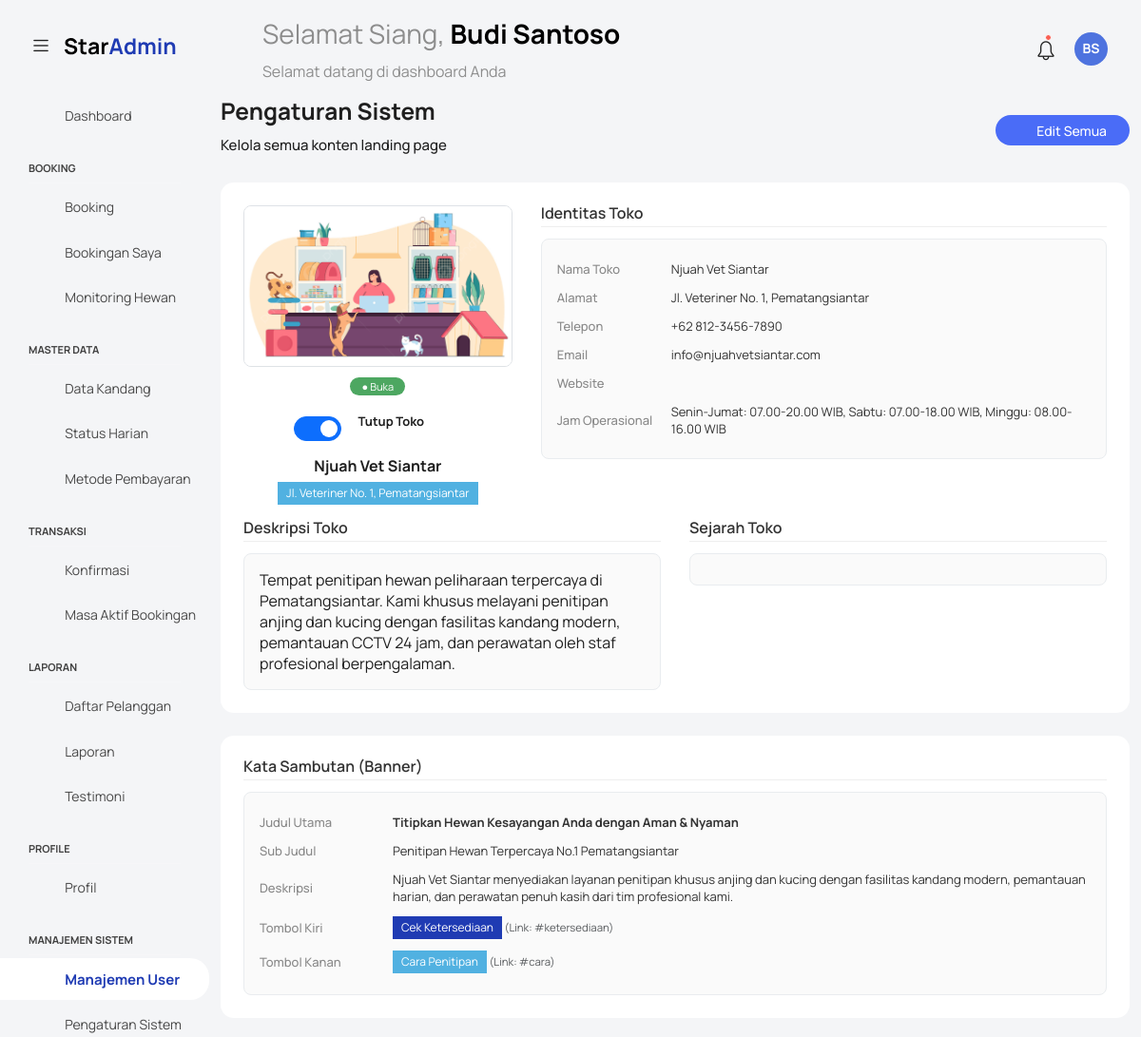
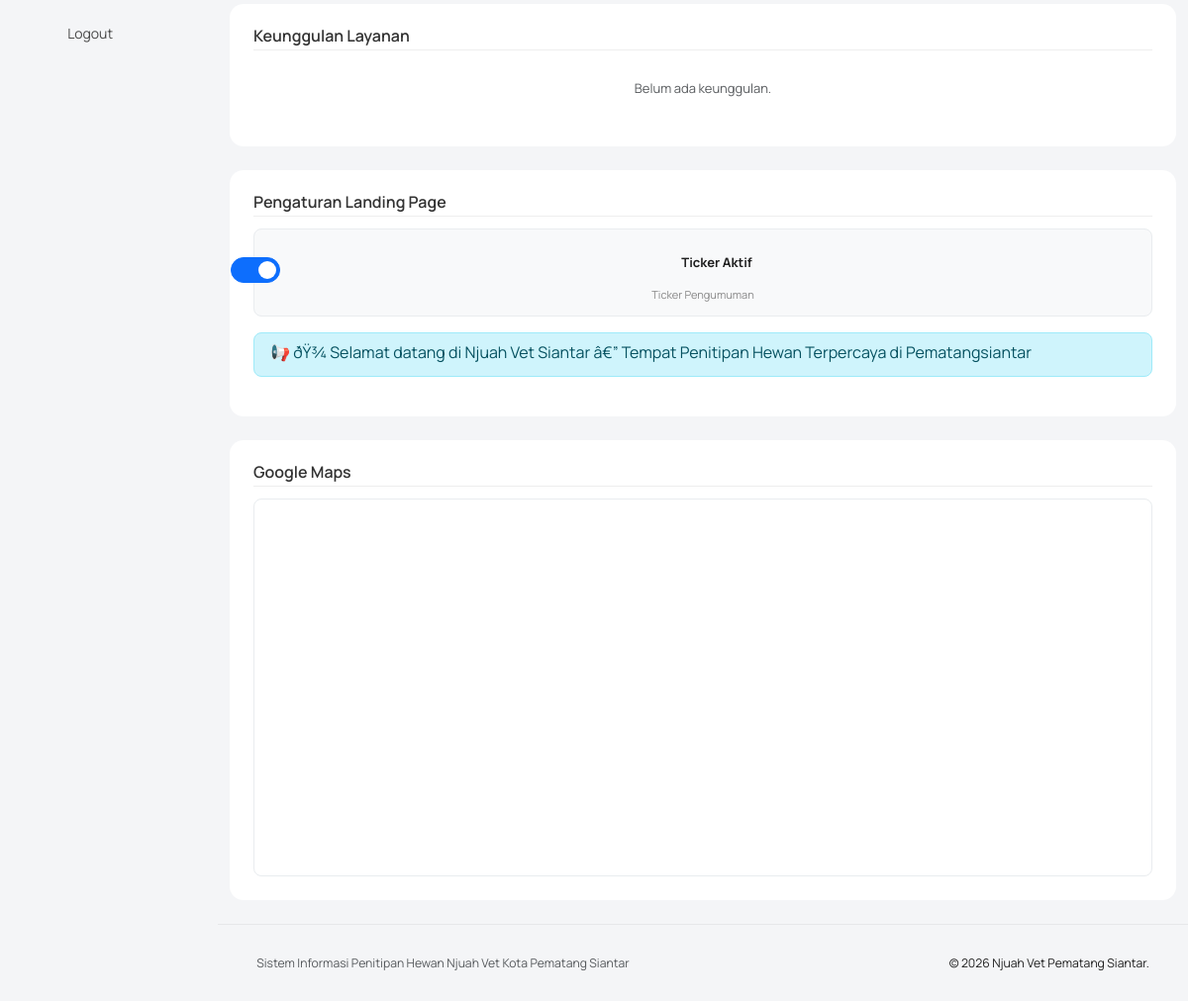
/pengaturan_sistem/index.php (signed in), run on the app's committed database (2 pictures, top to bottom).
### tables this page shows
CREATE TABLE `pengaturan_umum` (
  `id` int(11) NOT NULL,
  `nama_toko` varchar(100) DEFAULT 'Njuah Vet Siantar',
  `alamat` varchar(255) DEFAULT NULL,
  `telepon` varchar(20) DEFAULT NULL,
  `email` varchar(100) DEFAULT NULL,
  `website` varchar(100) DEFAULT NULL,
  `jam_operasional` varchar(255) DEFAULT NULL,
  `deskripsi_toko` text DEFAULT NULL,
  `sejarah_toko` text DEFAULT NULL,
  `google_maps_embed` text DEFAULT NULL,
  `foto_toko` varchar(255) DEFAULT NULL,
  `jumlah_kandang_tampil` int(11) DEFAULT 10,
  `jumlah_testimoni_tampil` int(11) DEFAULT 3,
  `status_toko` enum('buka','tutup') DEFAULT 'buka',
  `ticker_teks` text DEFAULT NULL,
  `ticker_aktif` tinyint(1) DEFAULT 1,
  `created_at` datetime DEFAULT current_timestamp(),
  `updated_at` datetime DEFAULT current_timestamp() ON UPDATE current_timestamp()
);

CREATE TABLE `banner` (
  `id` int(11) NOT NULL,
  `judul_utama` varchar(255) DEFAULT NULL,
  `sub_judul` varchar(255) DEFAULT NULL,
  `deskripsi` text DEFAULT NULL,
  `tombol_kiri_teks` varchar(100) DEFAULT NULL,
  `tombol_kiri_link` varchar(255) DEFAULT NULL,
  `tombol_kanan_teks` varchar(100) DEFAULT NULL,
  `tombol_kanan_link` varchar(255) DEFAULT NULL,
  `gambar_banner` varchar(255) DEFAULT NULL
);

### pengaturan_sistem/index.php (the view, shortened to what this page needs)
<?php
require '../templates/header.php';
require '../templates/sidebar.php';
$umum = mysqli_fetch_assoc(mysqli_query($koneksi, "SELECT * FROM pengaturan_umum LIMIT 1"));
$banner = mysqli_fetch_assoc(mysqli_query($koneksi, "SELECT * FROM banner LIMIT 1"));
$keunggulan = mysqli_query($koneksi, "SELECT * FROM keunggulan ORDER BY urutan ASC");
function getVal($data, $key, $default = '') {
    return $data[$key] ?? $default;
}
?>
<div class="main-panel">
    <?php require '../templates/navbar.php'; ?>
    <div class="container">
        <div class="page-inner">
            <div class="d-flex align-items-center justify-content-between pt-2 pb-4">
                <div>
                    <h3 class="fw-bold mb-3">Pengaturan Sistem</h3>
                    <h6 class="op-7 mb-2">Kelola semua konten landing page</h6>
                </div>
                <div>
                    <a href="edit.php" class="btn btn-primary btn-round">
                        <i class="fas fa-edit me-1"></i> Edit Semua
                    </a>
                </div>
            </div>
            <div class="card card-round mb-4">
                <div class="card-body">
                    <div class="row">
                        <div class="col-md-4 text-center">
                            <?php if (!empty($umum['foto_toko'])): ?>
                                <img src="../uploads/profil/<?= htmlspecialchars($umum['foto_toko']) ?>"
                                    class="img-fluid rounded border"
                                    style="width:100%; max-height:200px; object-fit:cover;">
                            <?php endif; ?>
                            <div class="mt-2">
                                <span class="badge <?= getVal($umum, 'status_toko') == 'buka' ? 'bg-success' : 'bg-danger' ?> badge-status">
                                    <?= getVal($umum, 'status_toko') == 'buka' ? '● Buka' : '● Tutup' ?>
                                </span>
                                <form method="POST" action="proses.php" class="mt-2">
                                    <div class="form-check form-switch d-inline-block">
                                        <input class="form-check-input" type="checkbox" name="status_toko" value="buka"
                                               id="toggleStatusToko" <?= getVal($umum, 'status_toko') == 'buka' ? 'checked' : '' ?>
                                               onchange="this.form.submit()" style="width:50px; height:26px; cursor:pointer;">
                                        <label class="form-check-label fw-bold" for="toggleStatusToko" style="font-size:13px;">
                                            <?= getVal($umum, 'status_toko') == 'buka' ? 'Tutup Toko' : 'Buka Toko' ?>
                                        </label>
                                    </div>
                                </form>
                            </div>
                            <h5 class="fw-bold mt-2" style="font-size:16px;"><?= htmlspecialchars(getVal($umum, 'nama_toko')) ?></h5>
                            <span class="badge bg-secondary"><?= htmlspecialchars(getVal($umum, 'alamat')) ?></span>
                        </div>
                        <div class="col-md-8">
                            <h6 class="section-title">Identitas Toko</h6>
                            <div class="info-box">
                                <table>
                                    <tr><td class="label">Nama Toko</td><td class="value"><?= htmlspecialchars(getVal($umum, 'nama_toko')) ?></td></tr>
                                    <tr><td class="label">Alamat</td><td class="value"><?= htmlspecialchars(getVal($umum, 'alamat')) ?></td></tr>
                                    <tr><td class="label">Telepon</td><td class="value"><?= htmlspecialchars(getVal($umum, 'telepon')) ?></td></tr>
                                    <tr><td class="label">Email</td><td class="value"><?= htmlspecialchars(getVal($umum, 'email')) ?></td></tr>
                                    <tr><td class="label">Website</td><td class="value"><?= htmlspecialchars(getVal($umum, 'website')) ?></td></tr>
                                    <tr><td class="label">Jam Operasional</td><td class="value"><?= htmlspecialchars(getVal($umum, 'jam_operasional')) ?></td></tr>
                                </table>
                            </div>
                        </div>
                    </div>
                    <div class="row mt-3">
                        <div class="col-md-6">
                            <h6 class="section-title">Deskripsi Toko</h6>
                            <div class="info-box"><?= nl2br(htmlspecialchars(getVal($umum, 'deskripsi_toko'))) ?></div>
                        </div>
                        <div class="col-md-6">
                            <h6 class="section-title">Sejarah Toko</h6>
                            <div class="info-box"><?= nl2br(htmlspecialchars(getVal($umum, 'sejarah_toko'))) ?></div>
                        </div>
                    </div>
                </div>
            </div>
            <div class="card card-round mb-4">
                <div class="card-body">
                    <h6 class="section-title">Kata Sambutan (Banner)</h6>
                    <div class="info-box">
                        <table>
                            <tr><td class="label" style="width:140px;">Judul Utama</td><td class="value"><strong><?= htmlspecialchars(getVal($banner, 'judul_utama')) ?></strong></td></tr>
                            <tr><td class="label">Sub Judul</td><td class="value"><?= htmlspecialchars(getVal($banner, 'sub_judul')) ?></td></tr>
                            <tr><td class="label">Deskripsi</td><td class="value"><?= nl2br(htmlspecialchars(getVal($banner, 'deskripsi'))) ?></td></tr>
                            <tr><td class="label">Tombol Kiri</td><td class="value"><span class="badge bg-primary"><?= htmlspecialchars(getVal($banner, 'tombol_kiri_teks')) ?></span> <small class="text-muted">(Link: <?= htmlspecialchars(getVal($banner, 'tombol_kiri_link')) ?>)</small></td></tr>
                            <tr><td class="label">Tombol Kanan</td><td class="value"><span class="badge bg-secondary"><?= htmlspecialchars(getVal($banner, 'tombol_kanan_teks')) ?></span> <small class="text-muted">(Link: <?= htmlspecialchars(getVal($banner, 'tombol_kanan_link')) ?>)</small></td></tr>
                        </table>
                    </div>
                </div>
            </div>
            <div class="card card-round mb-4">
                <div class="card-body">
                    <h6 class="section-title">Keunggulan Layanan</h6>
                    <?php if (mysqli_num_rows($keunggulan) > 0): ?>
                        <div class="row g-3">
                            <?php while ($row = mysqli_fetch_assoc($keunggulan)): ?>
                                <div class="col-md-4">
                                    <div class="keunggulan-card">
                                        <?php if (!empty($row['gambar'])): ?>
                                            <img src="../uploads/keunggulan/<?= htmlspecialchars($row['gambar']) ?>">
                                        <?php else: ?>
                                            <div style="font-size:2.2rem;">⭐</div>
                                        <?php endif; ?>
                                        <div class="judul"><?= htmlspecialchars($row['judul']) ?></div>
                                        <div class="deskripsi"><?= htmlspecialchars($row['deskripsi']) ?></div>
                                        <div class="mt-2"><span class="badge <?= $row['is_active'] ? 'bg-success' : 'bg-secondary' ?>"><?= $row['is_active'] ? 'Aktif' : 'Nonaktif' ?></span></div>
                                    </div>
                                </div>
                            <?php endwhile; ?>
                        </div>
                    <?php else: ?>
                        <p class="text-muted text-center py-3">Belum ada keunggulan.</p>
                    <?php endif; ?>
                </div>
            </div>
            <div class="card card-round mb-4">
                <div class="card-body">
                    <h6 class="section-title">Pengaturan Landing Page</h6>
                    <div class="d-flex flex-wrap gap-3">
                        <div class="stat-mini">
                            <form method="POST" action="proses.php">
                                <div class="form-check form-switch">
                                    <input class="form-check-input" type="checkbox" name="ticker_aktif" value="1"
                                           id="toggleTicker" <?= getVal($umum, 'ticker_aktif', 1) == 1 ? 'checked' : '' ?>
                                           onchange="this.form.submit()" style="width:50px; height:26px; cursor:pointer;">
                                    <label class="form-check-label fw-bold" for="toggleTicker" style="font-size:13px;">
                                        <?= getVal($umum, 'ticker_aktif', 1) == 1 ? 'Ticker Aktif' : 'Ticker Nonaktif' ?>
                                    </label>
                                </div>
                                <div class="label mt-1">Ticker Pengumuman</div>
                            </form>
                        </div>
                    </div>
                    <?php if (!empty(getVal($umum, 'ticker_teks'))): ?>
                        <div class="mt-3 alert alert-info py-2">📢 <?= htmlspecialchars(getVal($umum, 'ticker_teks')) ?></div>
                    <?php endif; ?>
                </div>
            </div>
            <div class="card card-round mb-4">
                <div class="card-body">
                    <h6 class="section-title">Google Maps</h6>
                    <?php if (!empty(getVal($umum, 'google_maps_embed')) && strpos(getVal($umum, 'google_maps_embed'), 'google.com/maps') !== false): ?>
                        <div class="map-container">
                            <iframe src="<?= htmlspecialchars(getVal($umum, 'google_maps_embed')) ?>" allowfullscreen loading="lazy"></iframe>
                        </div>
                    <?php else: ?>
                        <div class="info-box text-center py-5"><p class="text-muted">Belum ada peta Google Maps.</p></div>
                    <?php endif; ?>
                </div>
            </div>
        </div>
    </div>
    <?php require '../templates/footer.php'; ?>

### pengaturan_sistem/index.php (style rules this page uses)
.section-title { font-size:16px; font-weight:600; color:#333; margin-bottom:12px; padding-bottom:6px; border-bottom:1px solid #eee; }
.info-box { background:#fafafa; border:1px solid #e9ecef; border-radius:8px; padding:16px; }
.info-box table { margin:0; }
.info-box table td { padding:6px 0; border:none; font-size:13px; }
.info-box table .label { color:#888; width:120px; font-weight:500; }
.info-box table .value { color:#333; }
.badge-status { font-size:11px; padding:4px 12px; border-radius:20px; }
.stat-mini { background:#f8f9fa; border:1px solid #e9ecef; border-radius:8px; padding:14px 16px; text-align:center; flex:1; min-width:100px; }
.stat-mini .label { font-size:11px; color:#888; margin-top:2px; }
.map-container { border-radius:8px; overflow:hidden; border:1px solid #e9ecef; }
.map-container iframe { width:100%; height:380px; display:block; border:0; }
.btn { border-radius: 8px !important; padding: 8px 20px !important; font-weight: 500 !important; transition: all 0.2s ease !important; border: none !important; }
.btn-primary { background: #4a6cf7 !important; color: #fff !important; }
.btn-round { border-radius: 50px !important; }
.btn-primary.btn-round { padding: 8px 24px !important; }

### data on the page
pengaturan_umum: foto_toko (picture), status_toko "☑", nama_toko "Njuah Vet Siantar", alamat "Jl. Veteriner No. 1, Pematangsiantar", telepon "+62 812-3456-7890", email "info@njuahvetsiantar.com", jam_operasional "Senin-Jumat: 07.00-20.00 WIB, Sabtu: 07.00-18.00 WIB, Minggu: 08.00-16.00 WIB", deskripsi_toko "Tempat penitipan hewan peliharaan terpercaya di Pematangsiantar. Kami khusus melayani penitipan anjing dan kucing dengan fasilitas kandang modern, pemantauan CCTV 24 jam, dan perawatan oleh staf profesional berpengalaman.", ticker_aktif "☑", ticker_teks "ðŸ¾ Selamat datang di Njuah Vet Siantar â€” Tempat Penitipan Hewan Terpercaya di Pematangsiantar"
banner: judul_utama "Titipkan Hewan Kesayangan Anda dengan Aman & Nyaman", sub_judul "Penitipan Hewan Terpercaya No.1 Pematangsiantar", deskripsi "Njuah Vet Siantar menyediakan layanan penitipan khusus anjing dan kucing dengan fasilitas kandang modern, pemantauan harian, dan perawatan penuh kasih dari tim profesional kami.", tombol_kiri_teks "Cek Ketersediaan", tombol_kiri_link "#ketersediaan", tombol_kanan_teks "Cara Penitipan", tombol_kanan_link "#cara"

### other printed values
$sapaan "Selamat Siang"
$nama_user "Budi Santoso"
$inisial "BS"
